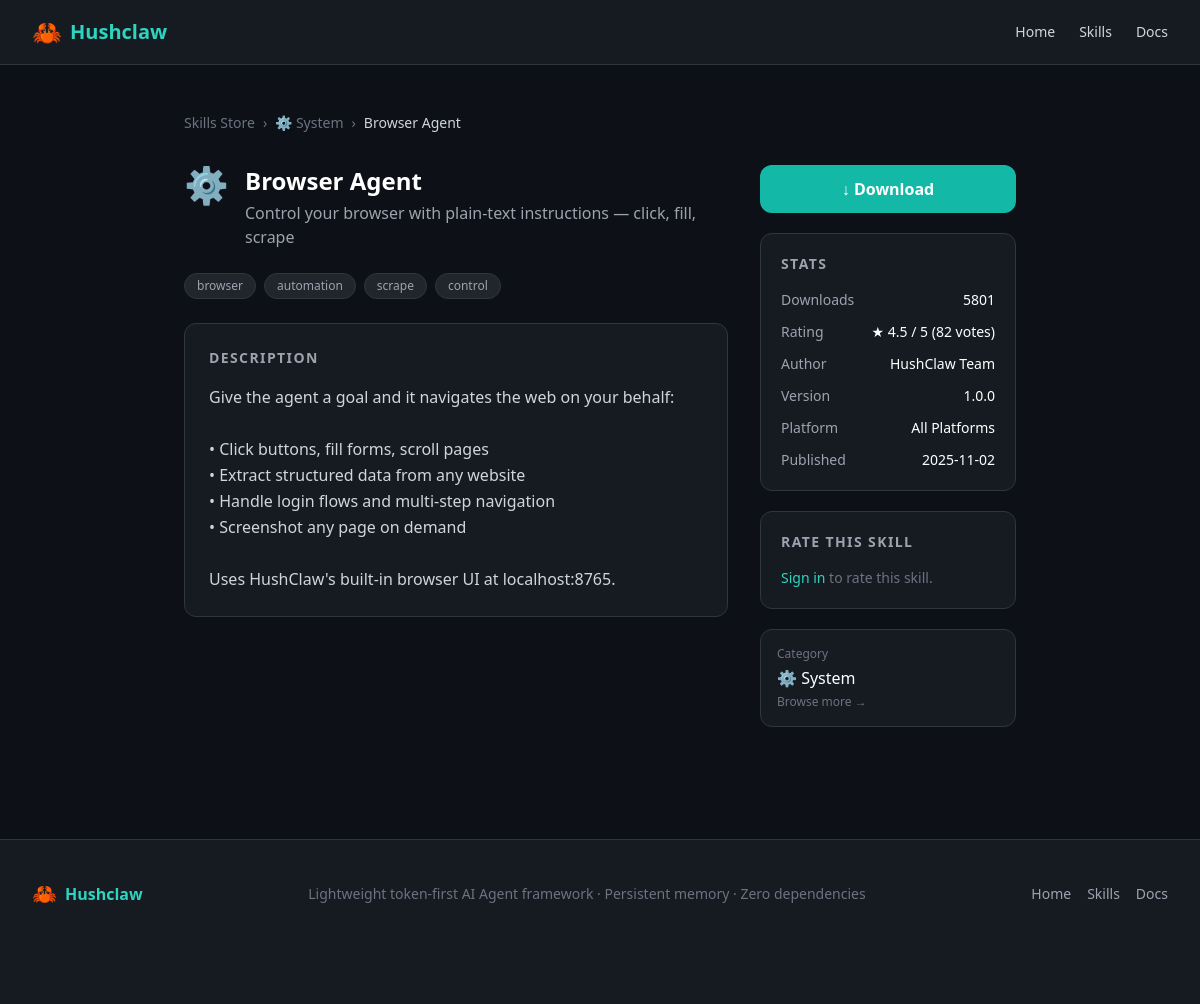
The page /skills/3 on the database its author committed.
### app/models.py (models this page shows, shortened)
class Category(Base):
    __tablename__ = "categories"
    id = Column(Integer, primary_key=True, index=True)
    name = Column(String(100), nullable=False)
    slug = Column(String(100), unique=True, nullable=False)
    icon = Column(String(10), default="📦")
    created_at = Column(DateTime, default=datetime.utcnow)
    skills = relationship("Skill", back_populates="category")

class Skill(Base):
    __tablename__ = "skills"
    id = Column(Integer, primary_key=True, index=True)
    title = Column(String(200), nullable=False)
    description = Column(Text, nullable=False)
    short_desc = Column(String(300), nullable=False)
    category_id = Column(Integer, ForeignKey("categories.id"), nullable=False)
    platform = Column(String(20), default="all")  # all / mac / windows
    install_count = Column(Integer, default=0)
    rating_sum = Column(Integer, default=0)
    rating_count = Column(Integer, default=0)
    author = Column(String(100), default="Hushclaw Team")
    tags = Column(String(500), default="")
    is_active = Column(Boolean, default=True)
    created_at = Column(DateTime, default=datetime.utcnow)
    client_id = Column(String(36), index=True, nullable=True)
    user_id = Column(Integer, ForeignKey("users.id"), nullable=True, index=True)
    skill_slug = Column(String(200), index=True, nullable=True)
    content_hash = Column(String(64), index=True, nullable=True)
    version = Column(String(20), default="1.0.0")
    status = Column(String(20), default="pending")  # pending / approved / rejected
    review_note = Column(Text, nullable=True)
    source_file = Column(Text, nullable=True)
    parent_id = Column(Integer, ForeignKey("skills.id"), nullable=True)
    category = relationship("Category", back_populates="skills")
    ratings = relationship("Rating", back_populates="skill")
    submitter = relationship("User", foreign_keys=[user_id])

### app/routes/skills.py (the view)
@router.get("/skills/{skill_id}", response_class=HTMLResponse)
async def skill_detail(
    request: Request,
    skill_id: int,
    db: Session = Depends(get_db),
    current_user: User = Depends(get_current_user),
):
    skill = db.query(Skill).filter(
        Skill.id == skill_id, Skill.is_active == True, Skill.status == "approved"
    ).first()
    if not skill:
        raise HTTPException(status_code=404, detail="Skill not found")
    user_rating = 0
    if current_user:
        rating_row = db.query(Rating).filter(
            Rating.skill_id == skill_id, Rating.user_id == current_user.id
        ).first()
        user_rating = rating_row.score if rating_row else 0
    else:
        client_ip = request.client.host
        rating_row = db.query(Rating).filter(
            Rating.skill_id == skill_id, Rating.ip_address == client_ip
        ).first()
        user_rating = rating_row.score if rating_row else 0
    return templates.TemplateResponse(
        "skills/detail.html",
        {
            "request": request,
            "skill": skill,
            "user_rating": user_rating,
            "current_user": current_user,
        },
    )

### app/templates/skills/detail.html (shortened to what this page needs)
{% extends "base.html" %}
{% block content %}
<div class="max-w-4xl mx-auto px-4 sm:px-6 lg:px-8 py-12">
  <nav class="flex items-center gap-2 text-sm text-gray-500 mb-8">
    <a href="/skills" class="hover:text-teal-400 transition-colors">Skills Store</a>
    <span>›</span>
    <a href="/skills?category={{ skill.category.slug }}" class="hover:text-teal-400 transition-colors">
      {{ skill.category.icon }} {{ skill.category.name }}
    </a>
    <span>›</span>
    <span class="text-gray-300">{{ skill.title }}</span>
  </nav>
  <div class="grid grid-cols-1 lg:grid-cols-3 gap-8">
    <div class="lg:col-span-2">
      <div class="flex items-start gap-4 mb-6">
        <div class="text-4xl shrink-0">{{ skill.category.icon }}</div>
        <div>
          <h1 class="text-2xl font-bold text-white">{{ skill.title }}</h1>
          <p class="text-gray-400 mt-1">{{ skill.short_desc }}</p>
        </div>
      </div>
      {% if skill.tag_list %}
      <div class="flex flex-wrap gap-2 mb-6">
        {% for tag in skill.tag_list %}
        <span class="text-xs bg-navy-700 text-gray-400 px-3 py-1 rounded-full border border-navy-600">{{ tag }}</span>
        {% endfor %}
      </div>
      {% endif %}
      <div class="bg-navy-800 border border-navy-600 rounded-xl p-6 mb-6">
        <h2 class="text-sm font-semibold text-gray-400 uppercase tracking-widest mb-4">Description</h2>
        <div class="text-gray-300 leading-relaxed whitespace-pre-line">{{ skill.description }}</div>
      </div>
    </div>
    <div class="space-y-5">
      <button
        id="download-btn"
        data-skill-id="{{ skill.id }}"
        data-skill-title="{{ skill.title }}"
        class="w-full py-3 rounded-xl bg-teal-500 hover:bg-teal-400 text-white font-semibold
               transition-colors focus:outline-none focus:ring-2 focus:ring-teal-400"
      >
        ↓ Download
      </button>
      <div class="bg-navy-800 border border-navy-600 rounded-xl p-5">
        <h3 class="text-sm font-semibold text-gray-400 uppercase tracking-widest mb-4">Stats</h3>
        <div class="space-y-3 text-sm">
          <div class="flex justify-between">
            <span class="text-gray-400">Downloads</span>
            <span id="install-count" class="text-white font-medium">{{ skill.install_count }}</span>
          </div>
          <div class="flex justify-between">
            <span class="text-gray-400">Rating</span>
            <span class="text-white font-medium">
              {% if skill.avg_rating > 0 %}
              ★ {{ skill.avg_rating }} / 5 ({{ skill.rating_count }} votes)
              {% else %}No ratings yet{% endif %}
            </span>
          </div>
          <div class="flex justify-between">
            <span class="text-gray-400">Author</span>
            <span class="text-white font-medium">{{ skill.author }}</span>
          </div>
          <div class="flex justify-between">
            <span class="text-gray-400">Version</span>
            <span class="text-white font-medium">{{ skill.version }}</span>
          </div>
          <div class="flex justify-between">
            <span class="text-gray-400">Platform</span>
            <span class="text-white font-medium">
              {% if skill.platform == 'mac' %}🍎 macOS
              {% elif skill.platform == 'windows' %}🪟 Windows
              {% else %}All Platforms{% endif %}
            </span>
          </div>
          <div class="flex justify-between">
            <span class="text-gray-400">Published</span>
            <span class="text-white font-medium">{{ skill.created_at.strftime('%Y-%m-%d') }}</span>
          </div>
        </div>
      </div>
      <div class="bg-navy-800 border border-navy-600 rounded-xl p-5">
        <h3 class="text-sm font-semibold text-gray-400 uppercase tracking-widest mb-4">Rate this skill</h3>
        {% if current_user %}
        <div id="star-rating" class="flex gap-2 mb-3"
             data-skill-id="{{ skill.id }}" data-user-rating="{{ user_rating }}">
          {% for i in range(1, 6) %}
          <button type="button" class="star text-3xl transition-transform hover:scale-110"
                  data-value="{{ i }}"
                  style="color: {% if i <= user_rating %}#facc15{% else %}#4b5563{% endif %};">★</button>
          {% endfor %}
        </div>
        <div id="rating-feedback" class="text-xs text-gray-500">
          {% if user_rating %}Rated {{ user_rating }} stars — click to change{% else %}Click a star to rate{% endif %}
        </div>
        <div id="rating-result" class="text-sm text-teal-400 mt-2 hidden"></div>
        {% else %}
        <p class="text-gray-500 text-sm">
          <a href="/auth/login" class="text-teal-400 hover:text-teal-300 transition-colors">Sign in</a>
          to rate this skill.
        </p>
        {% endif %}
      </div>
      <a href="/skills?category={{ skill.category.slug }}"
         class="block bg-navy-800 border border-navy-600 hover:border-teal-500 rounded-xl p-4 transition-colors group">
        <p class="text-xs text-gray-500 mb-1">Category</p>
        <p class="text-white font-medium group-hover:text-teal-400 transition-colors">
          {{ skill.category.icon }} {{ skill.category.name }}
        </p>
        <p class="text-xs text-gray-500 mt-1">Browse more →</p>
      </a>
    </div>
  </div>
</div>
{% endblock %}

### rows shown on the page
Category: category.icon "⚙️", category.name "System"
Skill: title "Browser Agent", short_desc "Control your browser with plain-text instructions — click, fill, scrape", description "Give the agent a goal and it navigates the web on your behalf: • Click buttons, fill forms, scroll pages • Extract structured data from any website • Handle login flows and multi-step navigation • Screenshot any page on demand Uses HushClaw's built-in browser UI at localhost:8765.", install_count "5801", avg_rating "4.5", rating_count "82", author "HushClaw Team", version "1.0.0", created_at "2025-11-02"

### other values the page prints
{{ tag }} "browser" "automation" "scrape" "control"
